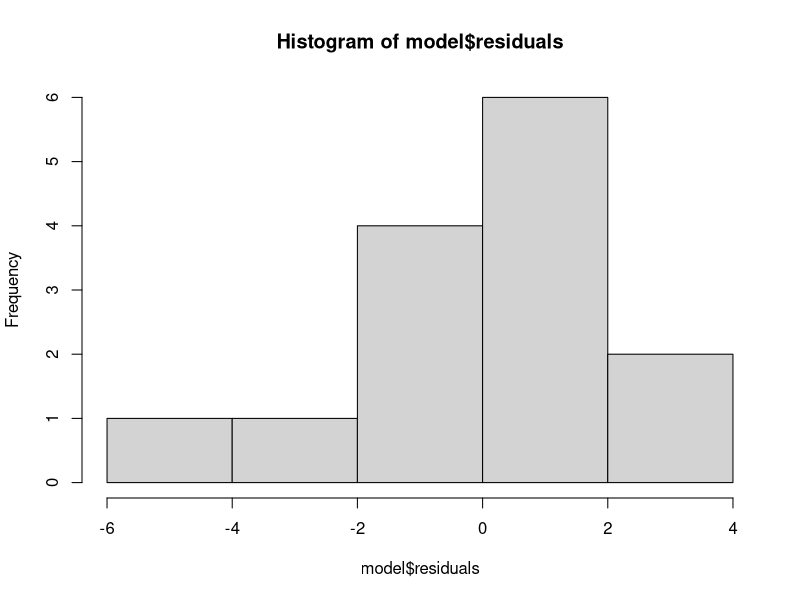
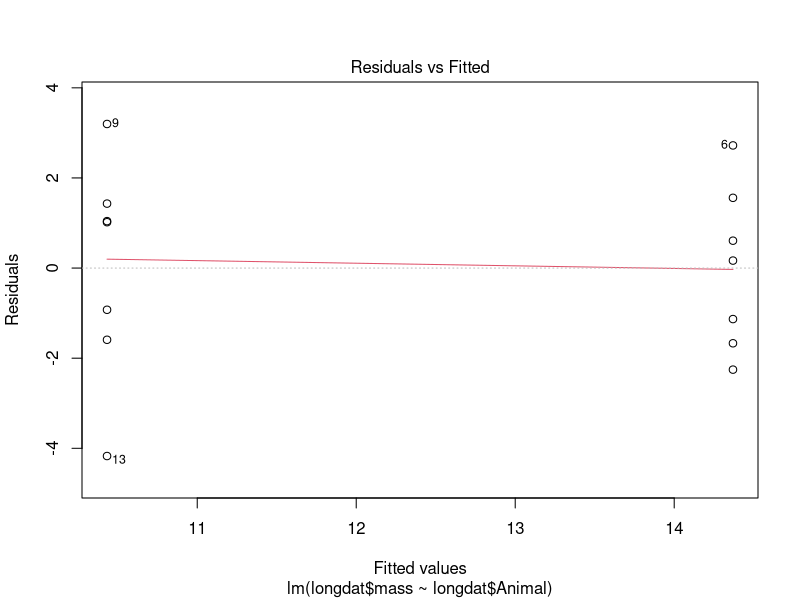
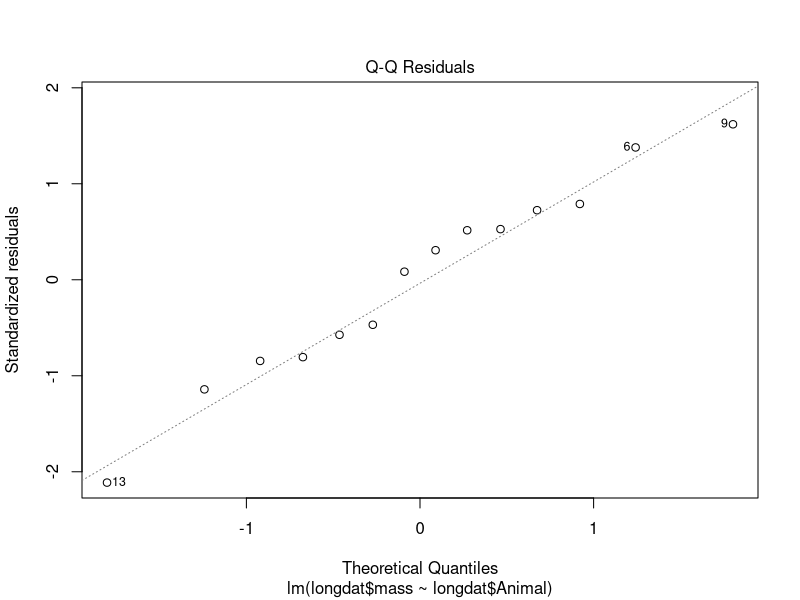
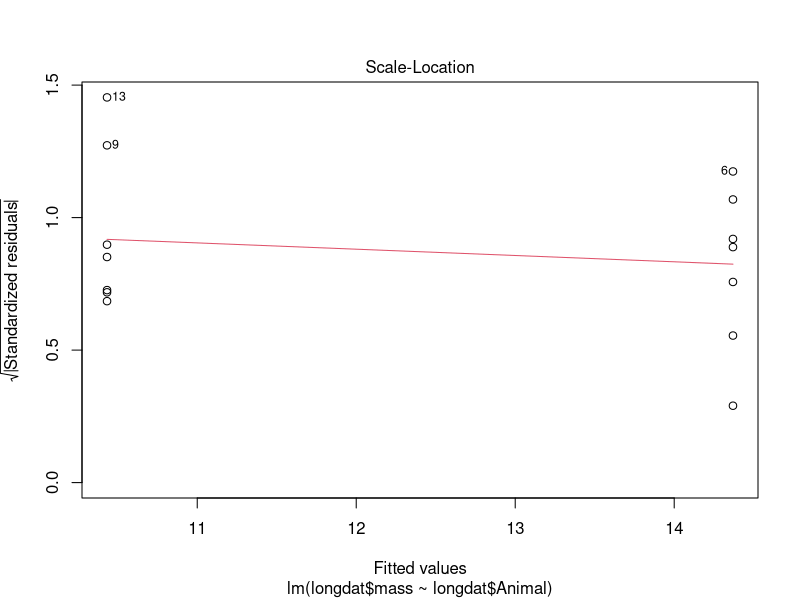
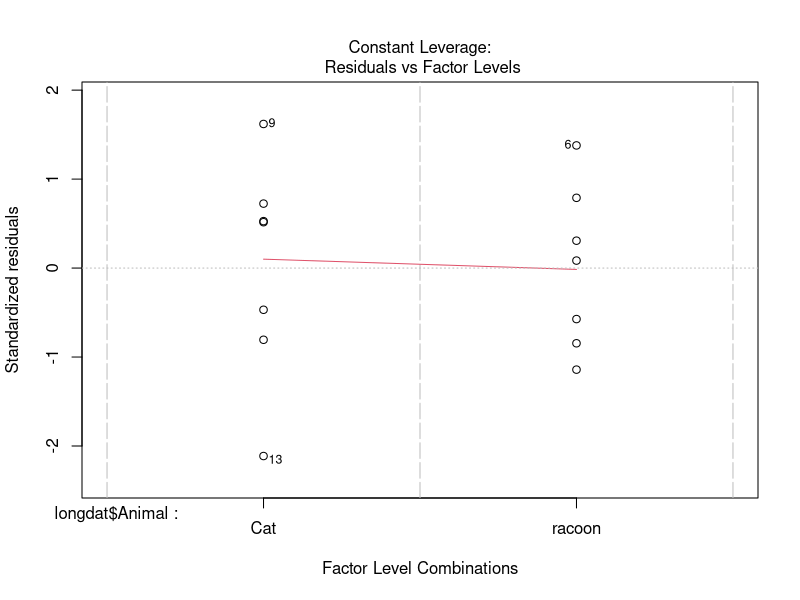
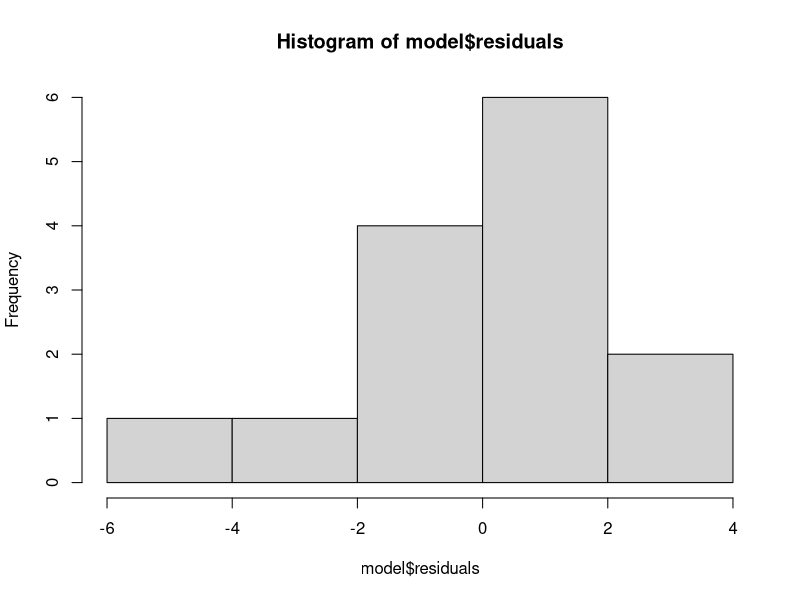
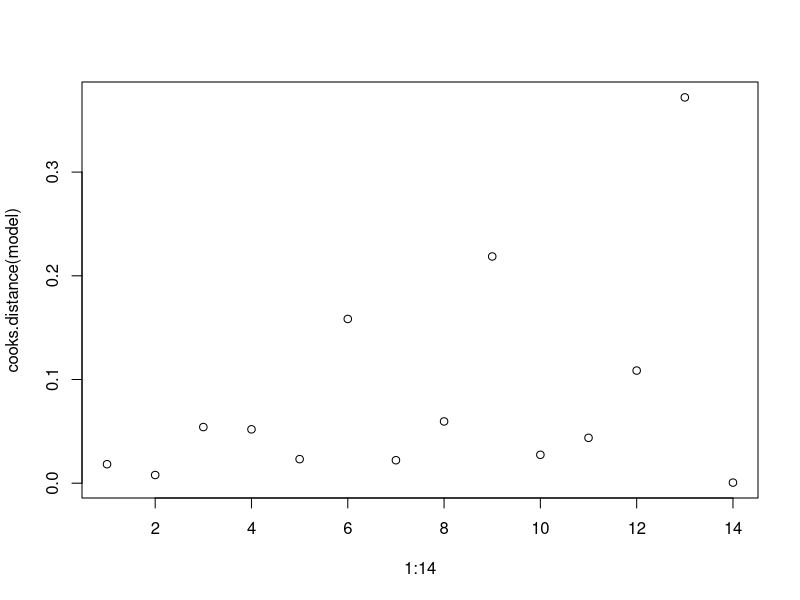

Reproduce these figures in R, in order.
Cat<-rnorm(7,12,2)
racoon<-rnorm(7,15,2)
t.test(Cat,racoon)
library(tidyverse)

data<-data.frame(Cat,racoon)
longdat<-pivot_longer(data,1:2,names_to = "Animal",values_to = "mass")
model<-lm(longdat$mass~longdat$Animal)
mean(Cat)
mean(racoon)-mean(Cat)
hist(model$residuals)
ks.test(model$residuals,y="pnorm",mean(model$residuals),sd(model$residuals))
plot(model)

summary(model)


model<-lm(longdat$mass~longdat$Animal)
hist(model$residuals)
cooks.distance(model)
plot(x = 1:14,y = cooks.distance(model))
which.max(cooks.distance(model))
#remove outlier
ORData<-longdat[-9,]
bettermodel<-lm(ORData$mass~ORData$Animal)
t.test(ORData$mass~ORData$Animal)
summary(bettermodel)
